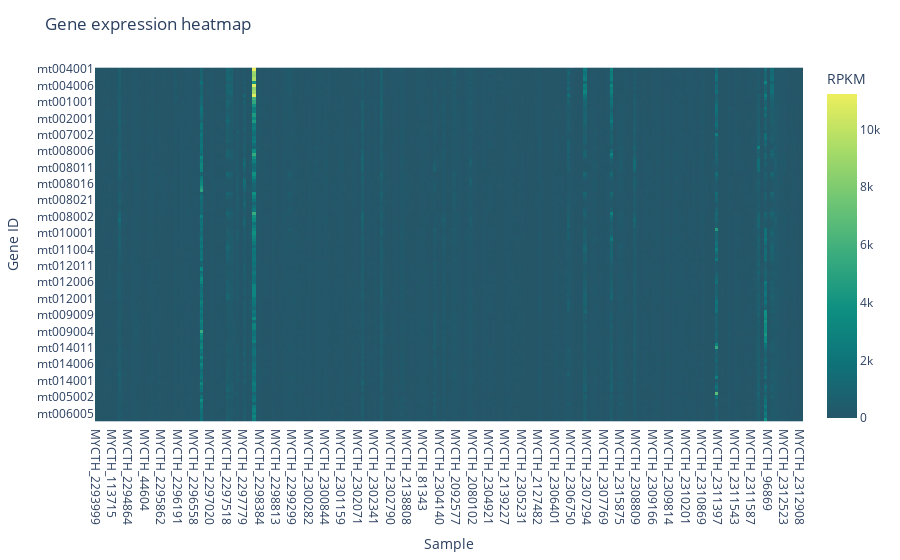

Notebook cell for this chart:
### Code cell
heatmap(df_demo_RPKM2, 'Aggrnyl', 'log2')

### Figure 1 — Plotly figure (JSON) as saved in the notebook; plotly's stock layout.template omitted (floating-point values rounded to 4 significant figures; data arrays with more than 128 entries replaced by an {"elided": "..."} marker saying what was removed)
{"data": [{"coloraxis": "coloraxis", "hovertemplate": "Gene: %{x}<br>Sample: %{y}<br>RPKM: %{z:.1f}", "name": "0", "type": "heatmap", "x": {"elided": "216 str values"}, "xaxis": "x", "y": ["mt004001", "mt004002", "mt004003", "mt004004", "mt004005", "mt004006", "mt004007", "mt004008", "mt004009", "mt004010", "mt001001", "mt001002", "mt001004", "mt001005", "mt001003", "mt002001", "mt002002", "mt002003", "mt002004", "mt007001", "mt007002", "mt007003", "mt007004", "mt007005", "mt007006", "mt008006", "mt008007", "mt008008", "mt008009", "mt008010", "mt008011", "mt008012", "mt008013", "mt008014", "mt008015", "mt008016", "mt008017", "mt008018", "mt008019", "mt008020", "mt008021", "mt008022", "mt008023", "mt008024", "mt008001", "mt008002", "mt008003", "mt008004", "mt008005", "mt010004", "mt010001", "mt010002", "mt010003", "mt011006", "mt011005", "mt011004", "mt011003", "mt011002", "mt011001", "mt012012", "mt012011", "mt012010", "mt012009", "mt012008", "mt012007", "mt012006", "mt012005", "mt012004", "mt012003", "mt012002", "mt012001", "mt013004", "mt013003", "mt013002", "mt013001", "mt009009", "mt009008", "mt009007", "mt009006", "mt009005", "mt009004", "mt009003", "mt009002", "mt009001", "mt014012", "mt014011", "mt014010", "mt014009", "mt014008", "mt014007", "mt014006", "mt014005", "mt014004", "mt014003", "mt014002", "mt014001", "mt003001", "mt003002", "mt003003", "mt005001", "mt005002", "mt006001", "mt006002", "mt006003", "mt006004", "mt006005", "mt006006", "mt006007"], "yaxis": "y", "z": {"elided": "108x216 float values"}}], "layout": {"coloraxis": {"colorbar": {"title": {"text": "RPKM"}}, "colorscale": [[0, "rgb(36, 86, 104)"], [0.1667, "rgb(15, 114, 121)"], [0.3333, "rgb(13, 143, 129)"], [0.5, "rgb(57, 171, 126)"], [0.6667, "rgb(110, 197, 116)"], [0.8333, "rgb(169, 220, 103)"], [1, "rgb(237, 239, 93)"]]}, "margin": {"t": 60}, "title": {"text": "Gene expression heatmap"}, "xaxis": {"anchor": "y", "constrain": "domain", "domain": [0, 1], "scaleanchor": "y", "title": {"text": "Sample"}}, "yaxis": {"anchor": "x", "autorange": "reversed", "constrain": "domain", "domain": [0, 1], "title": {"text": "Gene ID"}}}}
